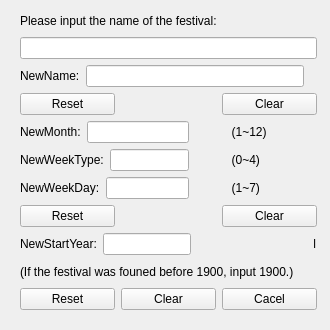
<?xml version="1.0" encoding="UTF-8"?>
<ui version="4.0">
 <class>ResetWeekDayFestival</class>
 <widget class="QWidget" name="ResetWeekDayFestival">
  <property name="geometry">
   <rect>
    <x>0</x>
    <y>0</y>
    <width>330</width>
    <height>330</height>
   </rect>
  </property>
  <property name="minimumSize">
   <size>
    <width>330</width>
    <height>330</height>
   </size>
  </property>
  <property name="maximumSize">
   <size>
    <width>330</width>
    <height>330</height>
   </size>
  </property>
  <property name="windowTitle">
   <string>Form</string>
  </property>
  <widget class="QWidget" name="layoutWidget">
   <property name="geometry">
    <rect>
     <x>20</x>
     <y>10</y>
     <width>297</width>
     <height>300</height>
    </rect>
   </property>
   <layout class="QVBoxLayout" name="verticalLayout_2">
    <item>
     <widget class="QLabel" name="label">
      <property name="text">
       <string>Please input the name of the festival:</string>
      </property>
     </widget>
    </item>
    <item>
     <widget class="QLineEdit" name="lineEdit_name"/>
    </item>
    <item>
     <layout class="QHBoxLayout" name="horizontalLayout_7">
      <item>
       <widget class="QLabel" name="label_2">
        <property name="text">
         <string>NewName:</string>
        </property>
       </widget>
      </item>
      <item>
       <widget class="QLineEdit" name="lineEdit_NewName"/>
      </item>
      <item>
       <widget class="QLabel" name="label_14">
        <property name="text">
         <string/>
        </property>
       </widget>
      </item>
     </layout>
    </item>
    <item>
     <layout class="QHBoxLayout" name="horizontalLayout_6">
      <item>
       <widget class="QPushButton" name="ResetButton_1">
        <property name="text">
         <string>Reset</string>
        </property>
       </widget>
      </item>
      <item>
       <widget class="QLabel" name="label_6">
        <property name="text">
         <string/>
        </property>
       </widget>
      </item>
      <item>
       <widget class="QPushButton" name="ClearButton_1">
        <property name="text">
         <string>Clear</string>
        </property>
       </widget>
      </item>
     </layout>
    </item>
    <item>
     <layout class="QHBoxLayout" name="horizontalLayout_5">
      <item>
       <widget class="QLabel" name="label_3">
        <property name="text">
         <string>NewMonth:</string>
        </property>
       </widget>
      </item>
      <item>
       <widget class="QLineEdit" name="lineEdit_NewMonth"/>
      </item>
      <item>
       <widget class="QLabel" name="label_15">
        <property name="text">
         <string>           (1~12)               </string>
        </property>
       </widget>
      </item>
     </layout>
    </item>
    <item>
     <layout class="QHBoxLayout" name="horizontalLayout_4">
      <item>
       <widget class="QLabel" name="label_4">
        <property name="text">
         <string>NewWeekType:</string>
        </property>
       </widget>
      </item>
      <item>
       <widget class="QLineEdit" name="lineEdit_NewWeektype"/>
      </item>
      <item>
       <widget class="QLabel" name="label_16">
        <property name="text">
         <string>           (0~4)                 </string>
        </property>
       </widget>
      </item>
     </layout>
    </item>
    <item>
     <layout class="QHBoxLayout" name="horizontalLayout_3">
      <item>
       <widget class="QLabel" name="label_5">
        <property name="text">
         <string>NewWeekDay:</string>
        </property>
       </widget>
      </item>
      <item>
       <widget class="QLineEdit" name="lineEdit_NewWeekDay"/>
      </item>
      <item>
       <widget class="QLabel" name="label_17">
        <property name="text">
         <string>           (1~7)                 </string>
        </property>
       </widget>
      </item>
     </layout>
    </item>
    <item>
     <layout class="QHBoxLayout" name="horizontalLayout_2">
      <item>
       <widget class="QPushButton" name="ResetButton_2">
        <property name="text">
         <string>Reset</string>
        </property>
       </widget>
      </item>
      <item>
       <widget class="QLabel" name="label_9">
        <property name="text">
         <string/>
        </property>
       </widget>
      </item>
      <item>
       <widget class="QPushButton" name="ClearButton_2">
        <property name="text">
         <string>Clear</string>
        </property>
       </widget>
      </item>
     </layout>
    </item>
    <item>
     <layout class="QHBoxLayout" name="horizontalLayout_8">
      <item>
       <widget class="QLabel" name="label_7">
        <property name="text">
         <string>NewStartYear:</string>
        </property>
       </widget>
      </item>
      <item>
       <widget class="QLineEdit" name="lineEdit_NewStartYear"/>
      </item>
      <item>
       <widget class="QLabel" name="label_18">
        <property name="text">
         <string>                                   l</string>
        </property>
       </widget>
      </item>
     </layout>
    </item>
    <item>
     <widget class="QLabel" name="label_8">
      <property name="text">
       <string>(If the festival was founed before 1900, input 1900.)</string>
      </property>
     </widget>
    </item>
    <item>
     <layout class="QHBoxLayout" name="horizontalLayout">
      <item>
       <widget class="QPushButton" name="ResetButton_3">
        <property name="text">
         <string>Reset</string>
        </property>
       </widget>
      </item>
      <item>
       <widget class="QPushButton" name="ClearButton_3">
        <property name="text">
         <string>Clear</string>
        </property>
       </widget>
      </item>
      <item>
       <widget class="QPushButton" name="CancelButton">
        <property name="text">
         <string>Cacel</string>
        </property>
       </widget>
      </item>
     </layout>
    </item>
   </layout>
  </widget>
 </widget>
 <resources/>
 <connections/>
</ui>
